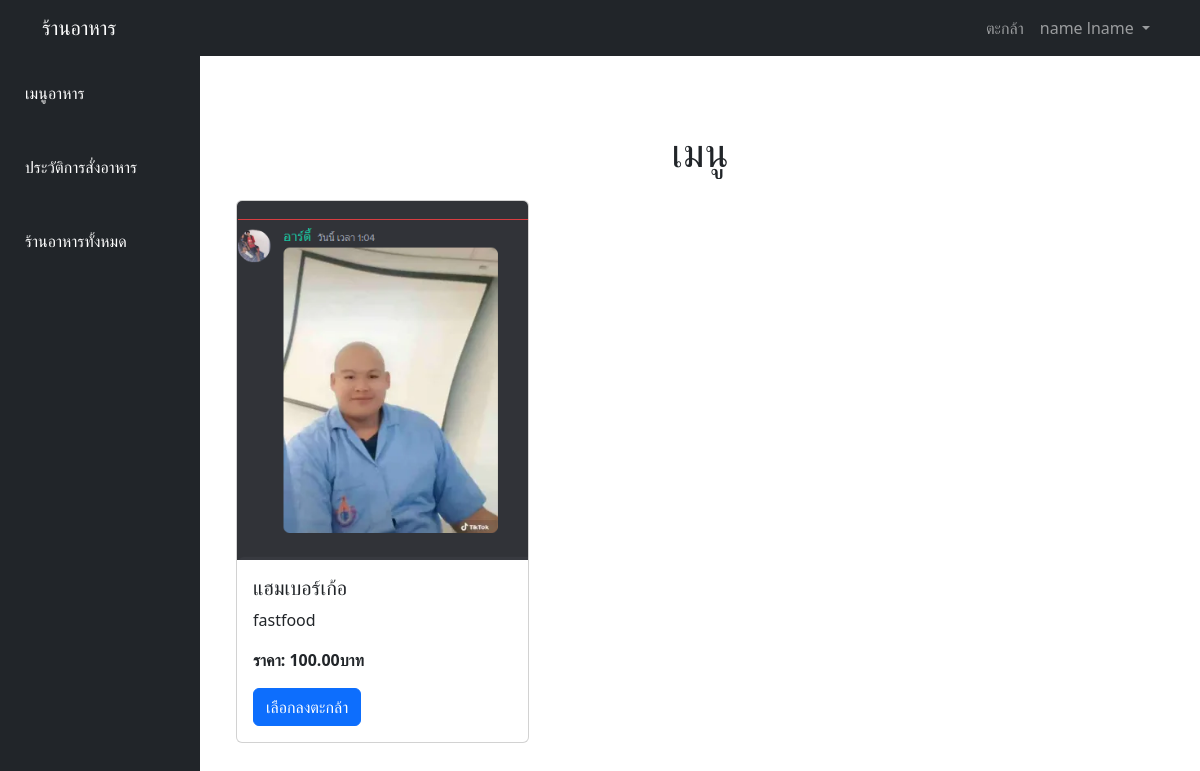
Screenshot of / (signed in) with the database file from the repository.
### tables this page shows
CREATE TABLE IF NOT EXISTS `users` (
  `id` int(10) NOT NULL AUTO_INCREMENT,
  `role` enum('user','admin','manager','delivery') NOT NULL DEFAULT 'user',
  `firstname` varchar(255) NOT NULL,
  `lastname` varchar(255) NOT NULL,
  `phone` varchar(50) DEFAULT NULL,
  `email` varchar(255) NOT NULL,
  `password` varchar(255) NOT NULL,
  `profile_image` longtext DEFAULT NULL,
  `status` int(11) DEFAULT 0,
  PRIMARY KEY (`id`)
);

CREATE TABLE IF NOT EXISTS `food` (
  `id` int(11) NOT NULL AUTO_INCREMENT,
  `type_id` int(11) DEFAULT NULL,
  `shop_id` int(11) DEFAULT NULL,
  `name` varchar(50) DEFAULT NULL,
  `price` int(11) DEFAULT 0,
  `discount` int(11) DEFAULT 0,
  `food_img` longtext DEFAULT NULL,
  PRIMARY KEY (`id`),
  KEY `FK_food_food_type` (`type_id`),
  KEY `FK_food_shop` (`shop_id`),
  CONSTRAINT `FK_food_food_type` FOREIGN KEY (`type_id`) REFERENCES `food_type` (`id`) ON DELETE NO ACTION ON UPDATE NO ACTION,
  CONSTRAINT `FK_food_shop` FOREIGN KEY (`shop_id`) REFERENCES `shop` (`id`) ON DELETE NO ACTION ON UPDATE NO ACTION
);

CREATE TABLE IF NOT EXISTS `food_type` (
  `id` int(11) NOT NULL AUTO_INCREMENT,
  `name` varchar(50) DEFAULT NULL,
  PRIMARY KEY (`id`)
);

### config.php (called while the page is built, shortened)
<?php
function gud($userId, $pdo) {
    try {
        $stmt = $pdo->prepare("SELECT * FROM users WHERE id = ?");
        $stmt->execute([$userId]);
        $data = $stmt->fetch();
        return $data;
    } catch (PDOException $e) {
        echo "Error: " . $e->getMessage();
        return [];
    }
}
?>

### views/services/users.php (the view, shortened to what this page needs)
<?php
    require 'config.php';
    $stmt=$pdo->prepare('SELECT food.*, food_type.name AS food_type_name FROM food INNER JOIN food_type ON food.type_id = food_type.id');
    $stmt->execute();
    $foods = $stmt->fetchAll();
?>
<!DOCTYPE html>
<html lang="en">
<head>
</head>
<body>
    <?php include 'navbar.php'; ?>
    <div class="container-fluid">
        <div class="row">
            <div class="col-md-2 sidebar p-0">
                <ul class="nav flex-column">
                    <li class="nav-item"><a href="" class="nav-link nav-content" data-content="menu">เมนูอาหาร</a></li>
                    <li class="nav-item"><a href="" class="nav-link nav-content" data-content="history">ประวัติการสั่งอาหาร</a></li>
                    <li class="nav-item"><a href="" class="nav-link nav-content" data-content="shop">ร้านอาหารทั้งหมด</a></li>
                </ul>
            </div>
            <div class="col-md-10 my-4">
                <div class="container">
                    <div class="contents" id="menu">
                        <div class="container mt-5">
                            <h1 class="text-center mb-4">เมนู</h1>
                            <div class="row">
                                <?php foreach ($foods as $food): ?>
                                <div class="col-md-4">
                                    <div class="card">
                                        <img src="<?= $food['food_img']; ?>" class="card-img-top">
                                        <div class="card-body">
                                            <h5 class="card-title"><?= $food['name']; ?></h5>
                                            <p class="card-text"><?= $food['food_type_name']; ?></p>
                                            <p class="card-text"><strong>ราคา: <?= number_format($food['price'], 2); ?>บาท</strong></p>
                                            <form action="functions/add_cart.php" method="post">
                                                <button type="submit" class="btn btn-primary">เลือกลงตะกล้า</button>
                                            </form>
                                        </div>
                                    </div>
                                </div>
                                <?php endforeach; ?>
                            </div>
                        </div>
                    </div>
                </div>
            </div>
        </div>
    </div>
</body>
</html>

### index.php (shortened to what this page needs)
<?php
$routes = [];
route('/', function(){
    include 'assets.php';
    if (!isset($_SESSION['user_login'])) {
        include 'views/home.php';
    } else {
        if ($_SESSION["role"] === "admin") {
            include 'views/services/admin.php';
        } elseif ($_SESSION["role"] === "delivery") {
            include 'views/services/delivery.php';
        } elseif ($_SESSION["role"] === "manager") {
            include 'views/services/manager.php';
        } else {
            include 'views/services/users.php';
        }
    }
});
function route(string $path, callable $callback){
    global $routes;
    $routes[$path] = $callback;
}
run();
function run(){
    global $routes;
    foreach ($routes as $path => $callback) {
        $callback();
    }
}
?>

### navbar.php (shortened to what this page needs)
<nav class="navbar navbar-expand-lg navbar-dark bg-dark">
    <div class="container">
        <a class="navbar-brand" href="/">ร้านอาหาร</a>
        <div class="collapse navbar-collapse" id="navbarNav">
            <ul class="navbar-nav ms-auto">
                <?php
                if (isset($_SESSION['user_login'])) {
                $user = gud($_SESSION['user_login'], $pdo)
                ?>
                <?php
                    if ($_SESSION["role"] === 'user') {
                ?>
                <li class="nav-item position-relative">
                    <a class="nav-link nav-content" href="#" data-content="cart">
                        ตะกล้า
                    </a>
                </li>
                <?php
                    }
                ?>
                <li class="nav-item dropdown">
                    <a class="nav-link dropdown-toggle" href="#" role="button" data-bs-toggle="dropdown"
                        aria-expanded="false">
                        <?= $user['firstname']. " " . $user['lastname'] ?>
                    </a>
                </li>
                <?php } ?>
            </ul>
        </div>
    </div>
</nav>

### assets/main.css (style rules this page uses)
.sidebar { background-color: #212529; height: 100vh; }
.sidebar .nav-link { color: white; padding: 25px; }
.contents { display: none; }
.contents:first-of-type { display: block; }

### rows the page displays
users: firstname "name", lastname "lname"
food: food_img (picture), name "แฮมเบอร์เก้อ", type.name "fastfood", price "100.00"
